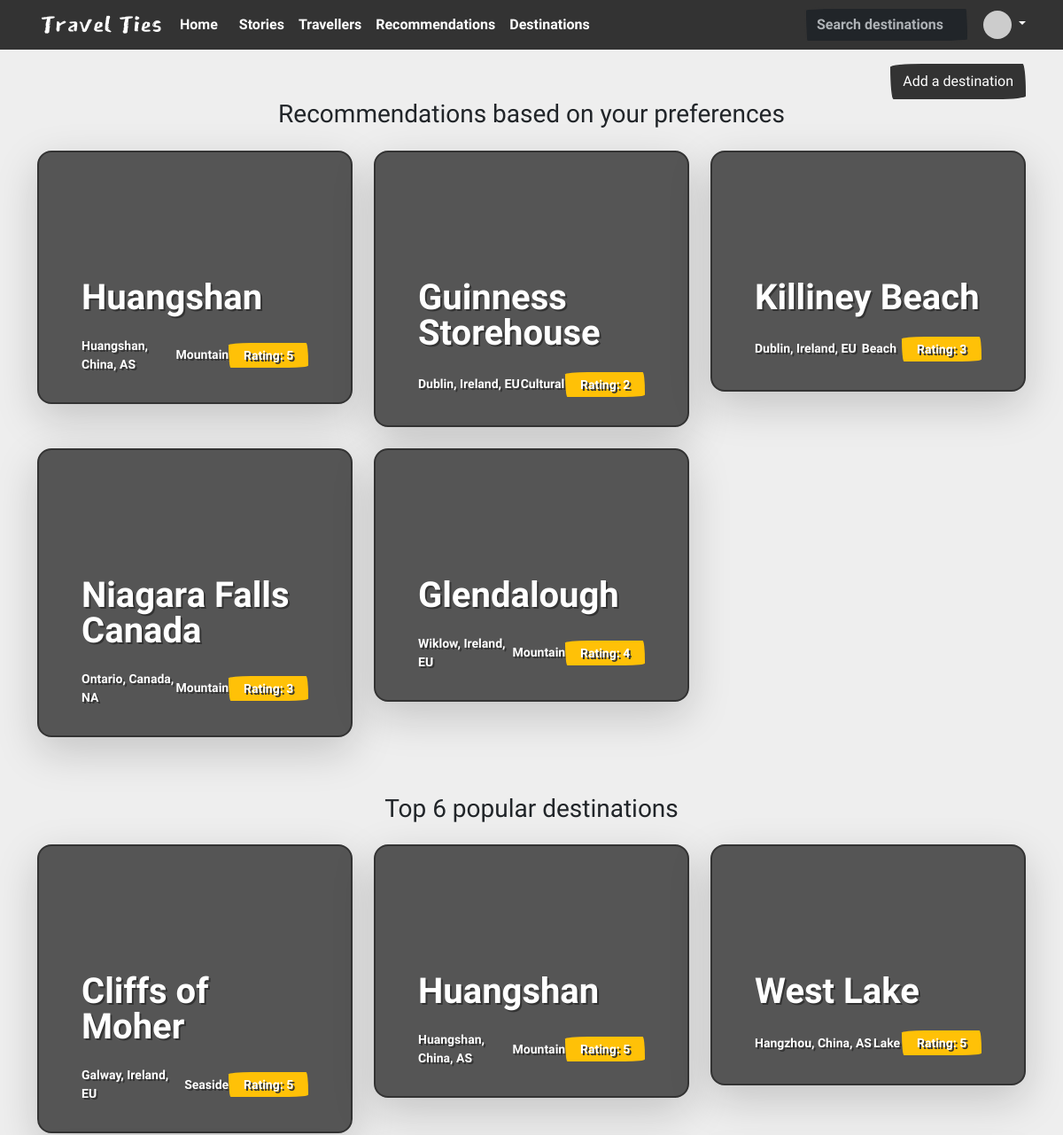
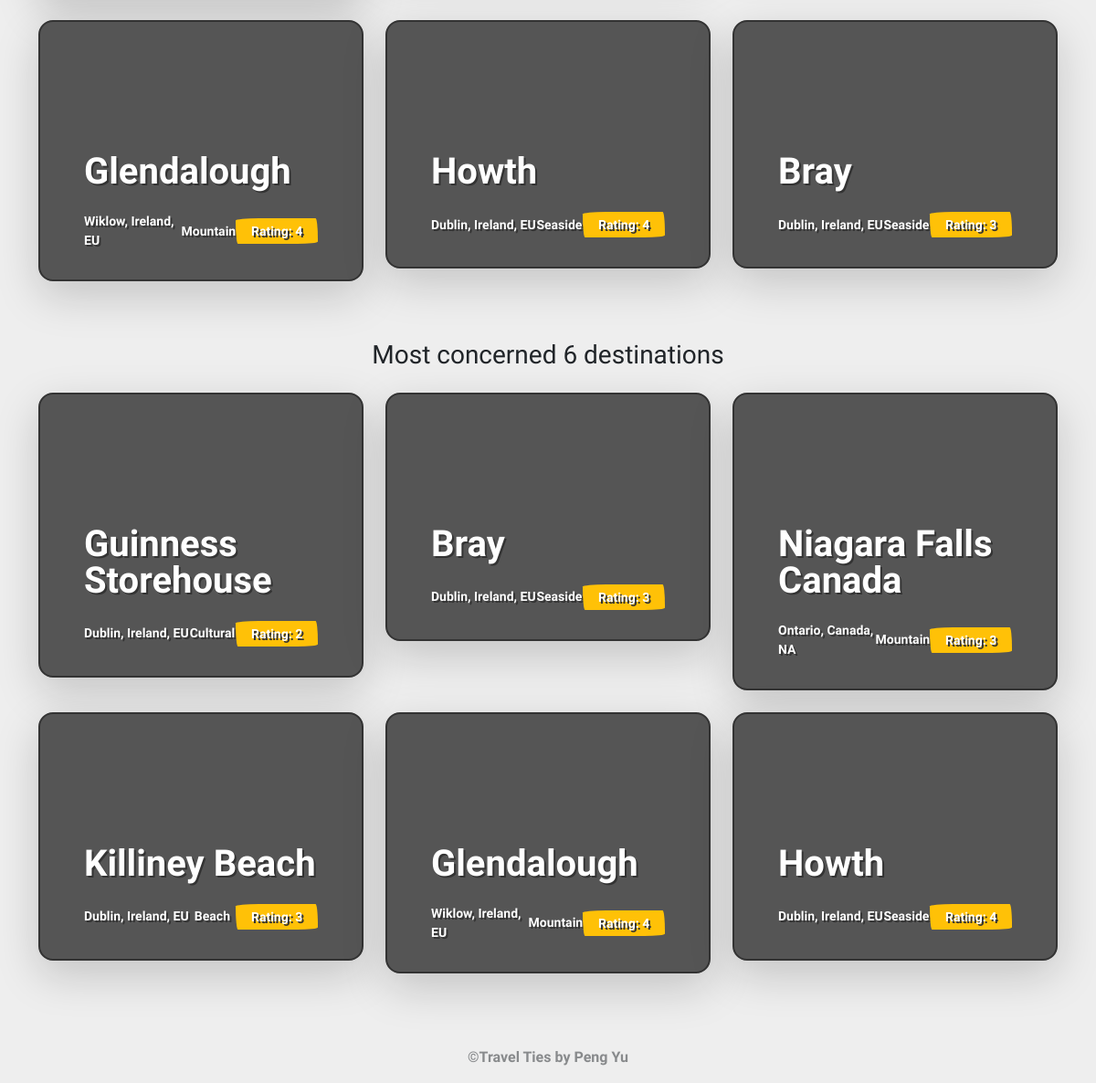
/destinations/ (signed in), run on the app's committed database (2 pictures, top to bottom).
### app/models.py (models this page shows, shortened)
class Destination(models.Model):
    user = models.ForeignKey(UserProfile, on_delete=models.CASCADE)
    title = models.CharField(max_length=255)
    type = models.CharField(max_length=100, blank=True)
    content = models.TextField()
    images = models.ManyToManyField(Image)
    created_at = models.DateTimeField(auto_now_add=True)
    rating = models.IntegerField(default=0)
    CONTINENT_CHOICES = (
        ('NA', 'North America'),
        ('SA', 'South America'),
        ('EU', 'Europe'),
        ('AS', 'Asia'),
        ('AF', 'Africa'),
        ('OC', 'Oceania'),
        ('AN', 'Antarctica'),
    )
    continent = models.CharField(max_length=2, choices=CONTINENT_CHOICES)
    country = models.CharField(max_length=255)
    city = models.CharField(max_length=255)
    class Meta:
        ordering = ['-created_at']

class Image(models.Model):
    title = models.CharField(max_length=50, null=True, blank=True)
    description = models.CharField(max_length=255, null=True, blank=True)
    url = models.URLField()
    sort = models.IntegerField(default=0)
    IMAGE_CHOICES = (
        ('A', 'avatar'),
        ('P', 'post')
    )
    type = models.CharField(max_length=1, choices=IMAGE_CHOICES, default='P')
    class Meta:
        ordering = ['sort']

### app/views.py (the view)
# urls.py: path('destinations/', views.DestinationListView.as_view(),
class DestinationListView(ListView):
    template_name = "destinations.html"
    context_object_name = "top10"
    def get_queryset(self):
        return models.Destination.objects.all().order_by(
            '-rating')[:6]
    def get_context_data(self, **kwargs):
        context = super().get_context_data(**kwargs)
        if self.request.user.is_authenticated:
            preferences = models.PreferedDestinationType.objects.filter(
                user=self.request.user.profile)
            preference_list = []
            for preference in preferences:
                preference_list.append(preference.prefered_destination_type)
            context['recommendations'] = models.Destination.objects.filter(
                type__in=preference_list)[:6]
        context['bottom10'] = models.Destination.objects.all().order_by(
            'rating')[:6]
        return context

### app/templates/destinations.html (shortened to what this page needs)
{% extends "base.html" %}
{% block main %}
    <main>
        <div class="container mt-3 d-flex justify-content-end">
            <a href="{% url 'destination_create' %}"><button class="btn btn-primary">Add a destination</button></a>
        </div>
        {% if user.is_authenticated %}
        <div class="container pb-3" id="custom-cards">
            <h3 class="text-center">Recommendations based on your preferences</h3>
            <div class="row row-cols-1 row-cols-lg-3 align-items-stretch g-4 pb-5 pt-3">
                {% for destination in recommendations %}
                        <div class="col">
                            <a class="nav-link" href="{% url 'destination_detail' destination.id %}">
                            <div class="card card-cover h-100 overflow-hidden text-bg-dark rounded-4 shadow-lg"
                                 style="background-image: url('{{ destination.images.first.url }}');
                                        background-size: cover;
                                        text-shadow: 2px 2px #333333">
                                <div class="d-flex flex-column h-100 p-5 pb-3 text-white text-shadow-1">
                                    <h3 class="pt-5 mt-5 mb-4 display-6 lh-1 fw-bold">{{ destination.title }}</h3>
                                    <ul class="d-flex list-unstyled mt-auto justify-content-between">
                                        <li class="d-flex align-items-center">
                                            <small>{{ destination.city }}, {{ destination.country }}, {{ destination.continent }}</small>
                                        </li>
                                        <li class="d-flex align-items-center">
                                            <small>{{ destination.type }}</small>
                                        </li>
                                        <li class="d-flex align-items-center">
                                            <span class="badge text-bg-warning" style="font-size: 14px;">Rating: {{destination.rating}}</span>
                                        </li>
                                    </ul>
                                </div>
                            </div>
                        </a>
                    </div>
                {% endfor %}
            </div>
        </div>
        {% endif %}
        <div class="container pb-3" id="custom-cards">
            <h3 class="text-center">Top 6 popular destinations</h3>
            <div class="row row-cols-1 row-cols-lg-3 align-items-stretch g-4 pb-5 pt-3">
                {% for destination in top10 %}
                        <div class="col">
                            <a class="nav-link" href="{% url 'destination_detail' destination.id %}">
                            <div class="card card-cover h-100 overflow-hidden text-bg-dark rounded-4 shadow-lg"
                                 style="background-image: url('{{ destination.images.first.url }}');
                                        background-size: cover;
                                        text-shadow: 2px 2px #333333">
                                <div class="d-flex flex-column h-100 p-5 pb-3 text-white text-shadow-1">
                                    <h3 class="pt-5 mt-5 mb-4 display-6 lh-1 fw-bold">{{ destination.title }}</h3>
                                    <ul class="d-flex list-unstyled mt-auto justify-content-between">
                                        <li class="d-flex align-items-center">
                                            <small>{{ destination.city }}, {{ destination.country }}, {{ destination.continent }}</small>
                                        </li>
                                        <li class="d-flex align-items-center">
                                            <small>{{ destination.type }}</small>
                                        </li>
                                        <li class="d-flex align-items-center">
                                            <span class="badge text-bg-warning" style="font-size: 14px;">Rating: {{destination.rating}}</span>
                                        </li>
                                    </ul>
                                </div>
                            </div>
                        </a>
                    </div>
                {% endfor %}
            </div>
        </div>
        <div class="container pb-3" id="custom-cards">
            <h3 class="text-center">Most concerned 6 destinations</h3>
            <div class="row row-cols-1 row-cols-lg-3 align-items-stretch g-4 pb-5 pt-3">
                {% for destination in bottom10 %}
                        <div class="col">
                            <a class="nav-link" href="{% url 'destination_detail' destination.id %}">
                            <div class="card card-cover h-100 overflow-hidden text-bg-dark rounded-4 shadow-lg"
                                 style="background-image: url('{{ destination.images.first.url }}');
                                        background-size: cover;
                                        text-shadow: 2px 2px #333333">
                                <div class="d-flex flex-column h-100 p-5 pb-3 text-white text-shadow-1">
                                    <h3 class="pt-5 mt-5 mb-4 display-6 lh-1 fw-bold">{{ destination.title }}</h3>
                                    <ul class="d-flex list-unstyled mt-auto justify-content-between">
                                        <li class="d-flex align-items-center">
                                            <small>{{ destination.city }}, {{ destination.country }}, {{ destination.continent }}</small>
                                        </li>
                                        <li class="d-flex align-items-center">
                                            <small>{{ destination.type }}</small>
                                        </li>
                                        <li class="d-flex align-items-center">
                                            <span class="badge text-bg-warning" style="font-size: 14px;">Rating: {{destination.rating}}</span>
                                        </li>
                                    </ul>
                                </div>
                            </div>
                        </a>
                    </div>
                {% endfor %}
            </div>
        </div>
    </main>
{% endblock main %}

### data on the page
Destination: title "Huangshan", city "Huangshan", country "China", continent "AS", type "Mountain", rating "5"
Destination: title "Guinness Storehouse", city "Dublin", country "Ireland", continent "EU", type "Cultural", rating "2"
Destination: title "Killiney Beach", city "Dublin", country "Ireland", continent "EU", type "Beach", rating "3"
Destination: title "Niagara Falls Canada", city "Ontario", country "Canada", continent "NA", type "Mountain", rating "3"
Destination: title "Glendalough", city "Wiklow", country "Ireland", continent "EU", type "Mountain", rating "4"
Destination: title "Cliffs of Moher", city "Galway", country "Ireland", continent "EU", type "Seaside", rating "5"
Destination: title "West Lake", city "Hangzhou", country "China", continent "AS", type "Lake", rating "5"
Destination: title "Howth", city "Dublin", country "Ireland", continent "EU", type "Seaside", rating "4"
Destination: title "Bray", city "Dublin", country "Ireland", continent "EU", type "Seaside", rating "3"
